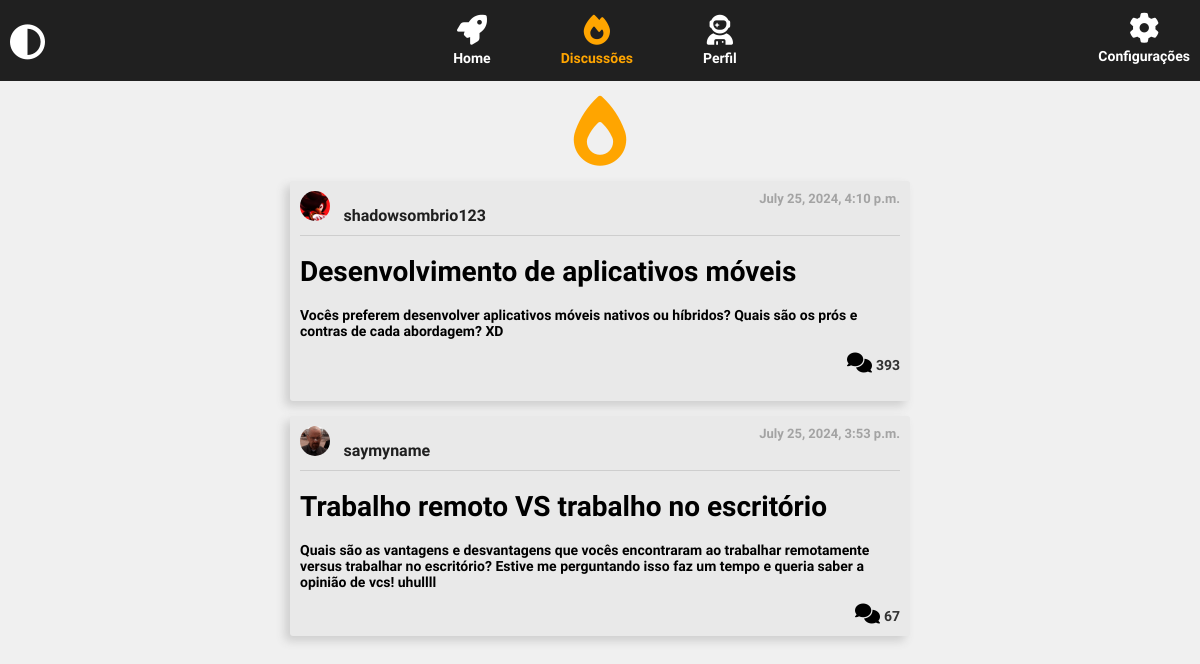
Page /discussion/ on the earlier database version.
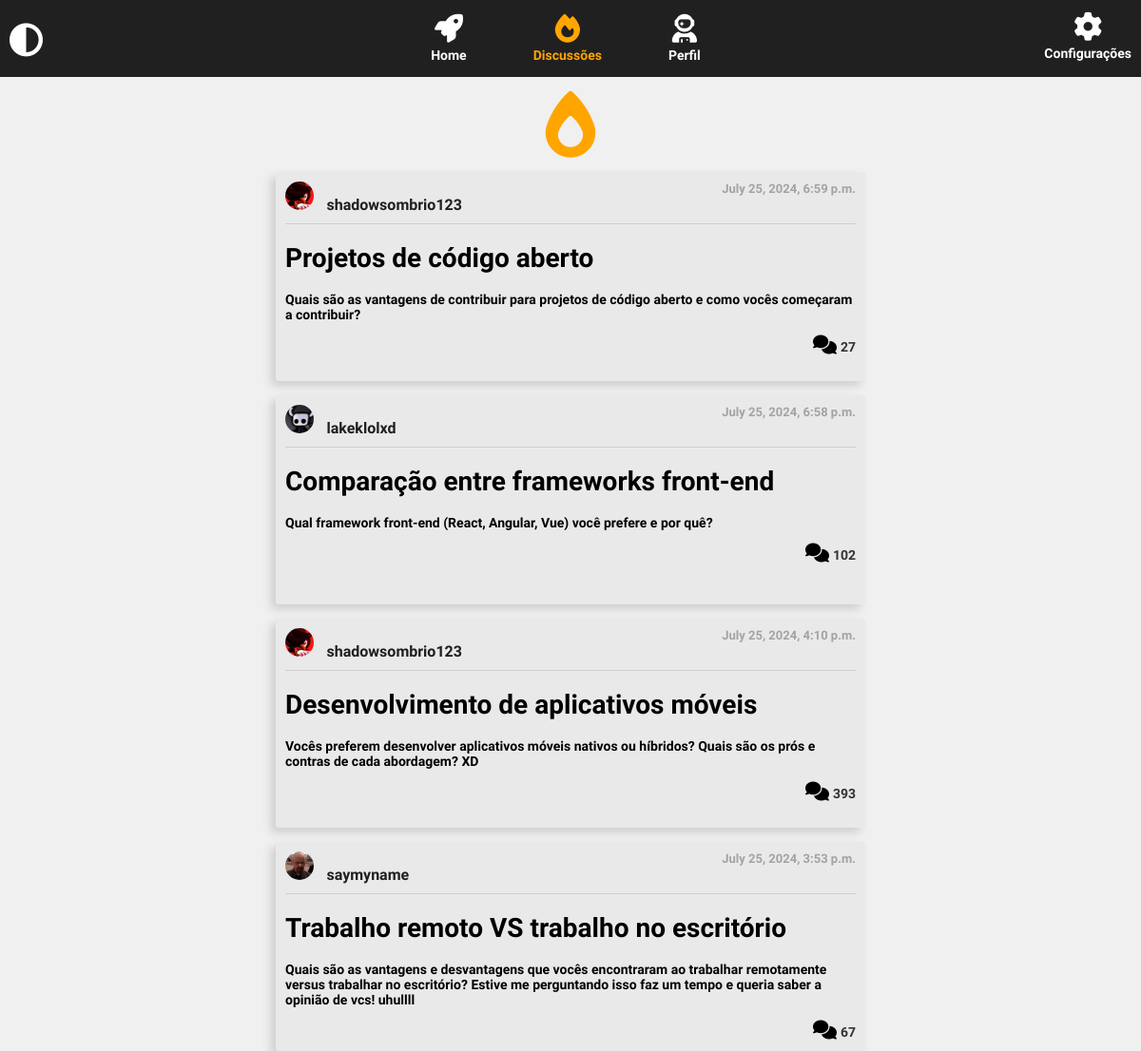
Same page on the later database version.
### orbweb/models.py (models this page shows, shortened)
class DiscussionTopic(models.Model):
    user = models.ForeignKey(UserProfile, on_delete=models.CASCADE)
    title = models.CharField(max_length=100)
    content = models.TextField()
    created_at = models.DateTimeField(auto_now_add=True)
    comments = models.IntegerField(default=0)

class UserProfile(models.Model):
    user = models.OneToOneField(User, on_delete=models.CASCADE, null=True, blank=True)
    profile_pic = models.ImageField(upload_to='media/profile_pics/', blank=True, null=True, default='media/default/default-icon.jpg')
    username = models.CharField(max_length=20, unique=True)
    bio = models.CharField(max_length=150, blank=True, null=True)

### orbweb/views.py (the view)
# urls.py: path('discussion/', views.discussion, name='discussion'),
def discussion(request):
    disc_posts = DiscussionTopic.objects.all().order_by('-id')
    return render(request, 'orbweb/pages/discussion.html', context={
        'disc_posts': disc_posts,
    })

### orbweb/templates/orbweb/pages/discussion.html
{% extends "orbweb/partials/header.html" %}
{% block discussion_content %}
    {% include "orbweb/partials/navbar.html" %}
    <div class="disc-post-content">
        <i class="fa-solid fa-fire-flame-simple"></i>
        {% for post in disc_posts %}
            {% include "orbweb/partials/post_discussion.html" %}
        {% empty %}
            <p>No discussion posts available.</p>
        {% endfor %}
    </div>
{% endblock discussion_content %}

### orbweb/templates/orbweb/partials/header.html (shortened to what this page needs)
{% load static %}
<!DOCTYPE html>
<html lang="en">
<head>
    <link rel="stylesheet" href="https://cdnjs.cloudflare.com/ajax/libs/font-awesome/6.6.0/css/all.min.css" />
    <link rel="stylesheet" href="{% static "orbweb/css/home_style.css" %}">
</head>
<body>
    {% block discussion_content %}{% endblock %}
</body>
</html>

### orbweb/templates/orbweb/partials/navbar.html (shortened to what this page needs)
<nav class='content-navbar'>
    <ul class='navegation-ul'>
        <li class="nav-item">
            <a href="{% url "home" %}" class='underline'>
                <i class="fa-solid fa-rocket"></i>
                <span>Home</span>
            </a>
        </li>
        <li class="nav-item">
            <a href="{% url "discussion" %}" class='underline-fire'>
                <i class="fa-solid fa-fire"></i>
                <span class="fa-fire-title">Discussões</span>
            </a>
        </li>
        <li class="nav-item">
            <a href="" class='underline'>
                <i class="fa-solid fa-user-astronaut"></i>
                <span>Perfil</span>
            </a>
        </li>
    </ul>
</nav>
<div class="settings">
    <a href="" class='underline'>
        <i class="fa-solid fa-gear"></i>
        <span>Configurações</span>
    </a>
</div>
<div class="toggle-button">
    <i id="darkModeToggle" class="fa-solid fa-circle-half-stroke"></i>
</div>

### orbweb/templates/orbweb/partials/post_discussion.html
<div class="disc-div">
    <div class="disc-header">
        {% if post.user.profile_pic %}
            <img src="{{ post.user.profile_pic.url }}" class="profile-pic">
        {% endif %}
        <h2>{{ post.user.username }}</h2>
        <h3>{{ post.created_at }}</h3>
    </div>
    <div class="disc-content">
        <p><h1>{{ post.title }}</h1></p>
        <p>{{ post.content }}</p>
    </div>
    <div class="disc-footer">
        <div class="disc-icons">
            <span class="comment-section">
                <i class="fa-solid fa-comments"></i>
                <span class="comment-count">{{ post.comments }}</span>
            </span>
        </div>
    </div>
</div>

### orbweb/static/orbweb/css/home_style.css (style rules this page uses)
:root { --white_color: #f0f0f0; --box_color: #e9e9e9; --box_shadow: rgb(206, 206, 206); --like_color_hover: rgb(255, 138, 138); --comment_color_hover: rgb(168, 168, 255); --discussion_color: orange; }
body { font-family: "M PLUS Rounded 1c", sans-serif; font-weight: 700; font-style: normal; background-color: var(--white_color); margin: 0; padding: 0; }
.underline i { font-size: 30px; }
.underline { position: relative; display: flex; flex-direction: column; align-items: center; color: white; text-decoration: none; }
.underline span { margin-top: 5px; font-size: 14px; }
.underline::before { content: ''; position: absolute; bottom: 0; right: 0; width: 0; height: 2px; background-color: #ffffff; transition: width 0.6s cubic-bezier(0.25, 1, 0.5, 1); }
.underline-fire i { font-size: 30px; }
.underline-fire { position: relative; display: flex; flex-direction: column; align-items: center; color: var(--discussion_color); text-decoration: none; }
.underline-fire span { margin-top: 5px; font-size: 14px; }
.underline-fire::before { content: ''; position: absolute; bottom: 0; right: 0; width: 0; height: 2px; background-color: var(--discussion_color); transition: width 0.6s cubic-bezier(0.25, 1, 0.5, 1); }
.content-navbar { background-color: rgb(32, 32, 32); padding: 15px; display: flex; justify-content: center; }
.navegation-ul { list-style-type: none; padding: 0; display: flex; justify-content: center; gap: 60px; margin: 0; }
.navegation-ul li { display: inline; margin-right: 10px; font-size: 24px; }
.navegation-ul li a { color: white; text-decoration: none; }
.fa-fire { color: var(--discussion_color); }
.fa-fire-title { color: var(--discussion_color); }
.fa-gear { margin-top: 2.8px; }
.settings { position: absolute; top: 10px; right: 10px; }
.toggle-button { position: absolute; top: 10px; left: 10px; }
.fa-circle-half-stroke { font-size: 35px; margin-top: 15px; color: white; transition: all 300ms ease-in-out; }
.profile-pic { width: 30px; height: 30px; border-radius: 50%; object-fit: contain; }
.like-count, .comment-count { font-size: 14px; color: #333; }
h2 { color: #e9e9e9; margin-top: 20px; justify-content: center; font-size: 23px; }
.disc-post-content { display: flex; flex-direction: column; align-items: center; justify-content: flex-start; width: 100%; }
.fa-fire-flame-simple { font-size: 70px; color: var(--discussion_color); margin-top: 15px; }
.disc-div { background-color: var(--box_color); width: 50%; height: 200px; margin-top: 15px; border-radius: 3px; box-shadow: -5px 5px 10px var(--box_shadow); transition: all 300ms ease-in-out; overflow: hidden; padding: 10px; word-wrap: break-word; overflow-wrap: break-word; }
.disc-header { font-size: 14px; padding-bottom: 10px; border-bottom: 1px solid var(--box_shadow); margin-bottom: 10px; position: relative; }
.disc-header h2 { color: #1f1f1f; margin: 0 10px; font-size: 16px; display: inline-block; }
.disc-header h3 { margin: 0; font-size: 13px; position: absolute; top: 0; right: 0; color: #a3a3a3; }
.disc-content { font-size: 14px; }
.disc-footer { position: relative; display: flex; justify-content: end; margin-top: 10px; }
.disc-icons { display: flex; gap: 15px; }
.disc-icons i { font-size: 20px; cursor: pointer; transition: color 0.3s; }
.comment-count { font-size: 14px; color: #333; }

Differences in the rows shown:
added DiscussionTopic: user.profile_pic (picture), user.username "shadowsombrio123", created_at "July 25, 2024, 6:59 p.m.", title "Projetos de código aberto", content "Quais são as vantagens de contribuir para projetos de código aberto e como vocês começaram a contribuir?", comments "27"
added DiscussionTopic: user.profile_pic (picture), user.username "lakeklolxd", created_at "July 25, 2024, 6:58 p.m.", title "Comparação entre frameworks front-end", content "Qual framework front-end (React, Angular, Vue) você prefere e por quê?", comments "102"
